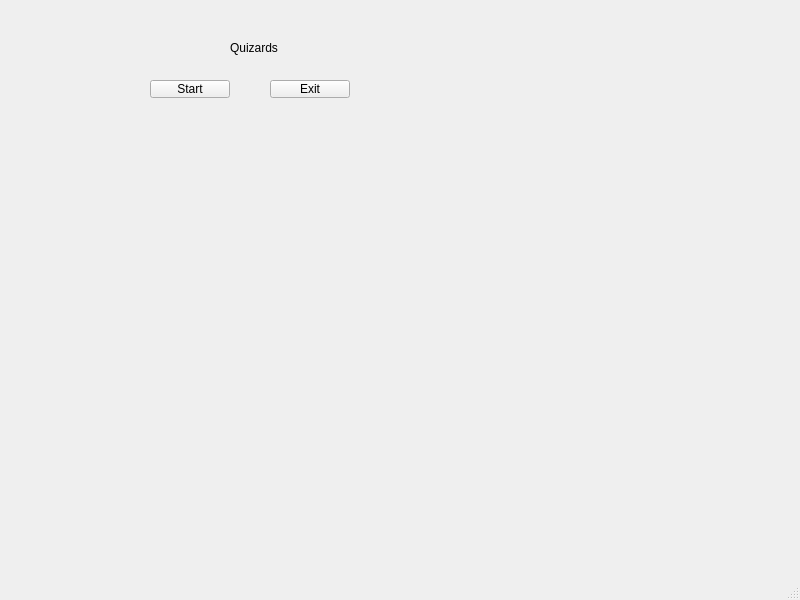
<?xml version="1.0" encoding="UTF-8"?>
<ui version="4.0">
 <class>TitleWindow</class>
 <widget class="QMainWindow" name="TitleWindow">
  <property name="geometry">
   <rect>
    <x>0</x>
    <y>0</y>
    <width>800</width>
    <height>600</height>
   </rect>
  </property>
  <property name="windowTitle">
   <string>MainWindow</string>
  </property>
  <widget class="QWidget" name="centralwidget">
   <widget class="QPushButton" name="pushButton">
    <property name="geometry">
     <rect>
      <x>150</x>
      <y>80</y>
      <width>80</width>
      <height>18</height>
     </rect>
    </property>
    <property name="text">
     <string>Start</string>
    </property>
   </widget>
   <widget class="QPushButton" name="pushButton_2">
    <property name="geometry">
     <rect>
      <x>270</x>
      <y>80</y>
      <width>80</width>
      <height>18</height>
     </rect>
    </property>
    <property name="text">
     <string>Exit</string>
    </property>
   </widget>
   <widget class="QLabel" name="label">
    <property name="geometry">
     <rect>
      <x>230</x>
      <y>40</y>
      <width>71</width>
      <height>16</height>
     </rect>
    </property>
    <property name="text">
     <string>Quizards</string>
    </property>
   </widget>
  </widget>
  <widget class="QMenuBar" name="menubar">
   <property name="geometry">
    <rect>
     <x>0</x>
     <y>0</y>
     <width>800</width>
     <height>17</height>
    </rect>
   </property>
  </widget>
  <widget class="QStatusBar" name="statusbar"/>
 </widget>
 <resources/>
 <connections/>
</ui>
